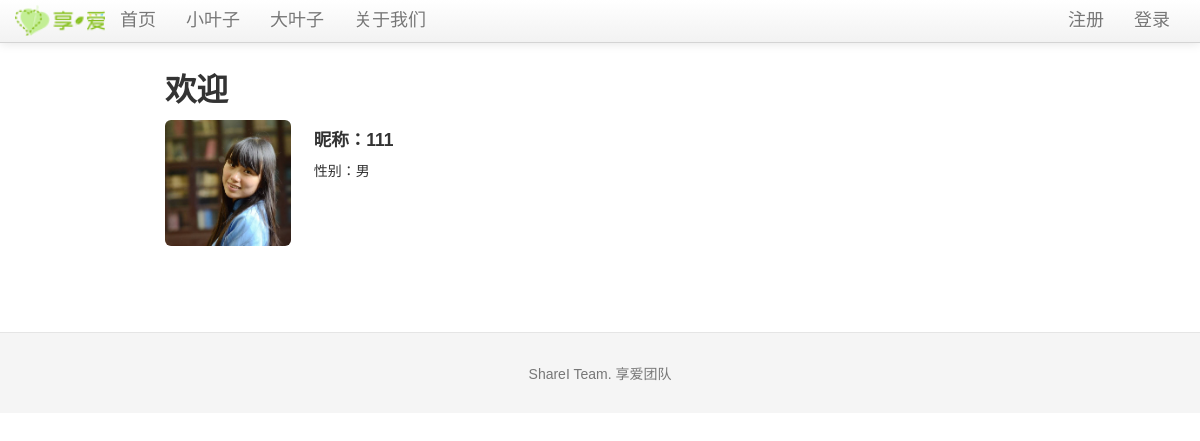
The app's page /bigleaf/1, older data.
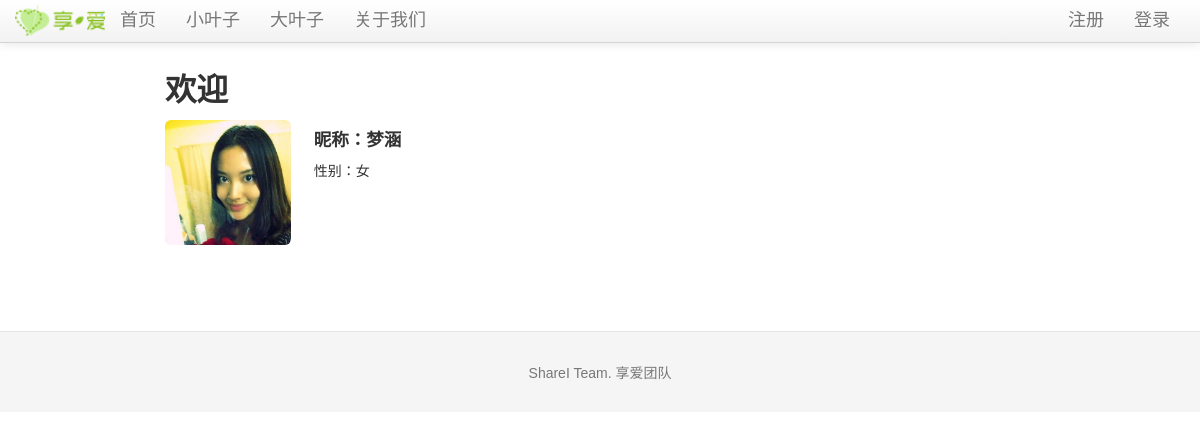
The same page, newer data.
### tables this page shows
CREATE TABLE bleaf (avatar TEXT, bleaf_id integer PRIMARY KEY, email text, uname text, sex text, ulevel integer, password text, rrurl text, sinawburl text, qqwburl text, createtime TIMESTAMP);

### sharei.py (the view)
@app.route('/bigleaf/<bleaf_id>')
def show_bigleaf(bleaf_id):
    bigleaf = query_db('select * from bleaf where bleaf.bleaf_id = ?', [bleaf_id], one=True)
    if bigleaf is None:
        error = 'Invalid big leaf id'
        return render_template('home.html', error=error)
    blogs = query_db('select * from blog where blog.bleaf_id = ?', [bleaf_id])
    return render_template('bigleaf_timeline.html', bigleaf=bigleaf)

### sharei.py (called while the page is built)
def get_db():
    top = _app_ctx_stack.top
    if not hasattr(top, 'sqlite_db'):
        top.sqlite_db = sqlite3.connect(app.config['DATABASE'])
        top.sqlite_db.row_factory = sqlite3.Row
    return top.sqlite_db

@app.teardown_appcontext
def close_database(exception):
    top = _app_ctx_stack.top
    if hasattr(top, 'sqlite_db'):
        top.sqlite_db.close()

def query_db(query, args=(), one=False):
    cur = get_db().execute(query, args)
    rv = cur.fetchall()
    return (rv[0] if rv else None) if one else rv

@app.before_request
def before_request():
    g.bleaf = None
    if 'bleaf_id' in session:
        g.bleaf = query_db('select * from bleaf where bleaf_id = ?', [session['bleaf_id']], one=True)

### templates/bigleaf_timeline.html (shortened to what this page needs)
{% extends "layout.html" %}
{% block body %}
  <h2>欢迎</h2>
  <div class="row-fluid">
    <div class="span2">
        <img src={{ bigleaf.avatar }} class="img-rounded">
    </div>
    <div class="span6" style="text-align : left;background-color:#FFFFFF; padding-left:20">
      <h4>昵称：{{bigleaf.uname}}</h4>
      <p>性别：{{bigleaf.sex}}<br>
    </div>
  </div><br>
{% endblock %}

### templates/layout.html (shortened to what this page needs)
<!DOCTYPE html>
<html lang="en" version="g42dymwpi--nx"><head><meta http-equiv="Content-Type" content="text/html; charset=UTF-8">
    <link href="/static/css/bootstrap.css" rel="stylesheet">
    <link href="/static/css/bootstrap-responsive.css" rel="stylesheet">
    <link href="/static/css/docs.css" rel="stylesheet">
    <link href="/static/css/prettify.css" rel="stylesheet">
  </head>
  <body data-spy="scroll" data-target=".bs-docs-sidebar" data-twttr-rendered="true" youdao="bind">
<div class="navbar transparent navbar-fixed-top">
  <div class="navbar-inner transparent">
    <div class="container">
      <div class="nav-collapse collapse">
        <ul class="nav">
            <li>
              <img src="/static/img/logo-ch.png" width="90" style="margin-top:4px">
            </li>
            <li>
              <a href="{{ url_for('home') }}"><font size="4">首页</font></a>
            </li>
            <li>
              <a href="{{ url_for('show_littleleafs') }}"><font size="4">小叶子</font></a>
            </li>
            <li>
              <a href="{{ url_for('show_bigleafs') }}"><font size="4">大叶子</font></a>
            </li>
            <li>
              <a href="{{ url_for('about') }}"><font size="4">关于我们</font></a>
            </li>
          </ul>
          <ul class="nav pull-right">
            {% if session.logged_in %}
              <li><a><font size="4">欢迎！ {{ session['bleaf_name'] }}</font></a></li>
              <li><a href="{{ url_for('logout') }}"><font size="4">注销</font></a></li>
            {% else %}
              <li><a href="{{ url_for('register') }}"><font size="4">注册</font></a></li>
              <li><a href="{{ url_for('login') }}"><font size="4">登录</font></a></li>
            {% endif %}
          </ul>
      </div>
    </div>
  </div>
</div>
<div class="container">
<div class="span9" style="margin-left:150px; margin-right:200px;">
  {% block body %}{% endblock %}
</div>
</div>
    <footer class="footer">
      <div class="container">
        <p>ShareI Team. 享爱团队</p>
      </div>
    </footer>
  </body>
</html>

### static/css/docs.css (style rules this page uses)
body { position: relative; padding-top: 40px; }
body > .navbar { font-size: 13px; }
.footer { text-align: center; padding: 30px 0; margin-top: 70px; border-top: 1px solid #e5e5e5; background-color: #f5f5f5; }
.footer p { margin-bottom: 0; color: #777; }

### templates/layout.html (style rules this page uses)
body { padding-top: 60px; font: 14px "微软雅黑", Verdana, Arial, Sans-serif; }

Row changes from the older to the newer data that the page shows:
changed bleaf: avatar: a different picture; uname "111" → "梦涵"; sex "男" → "女"
